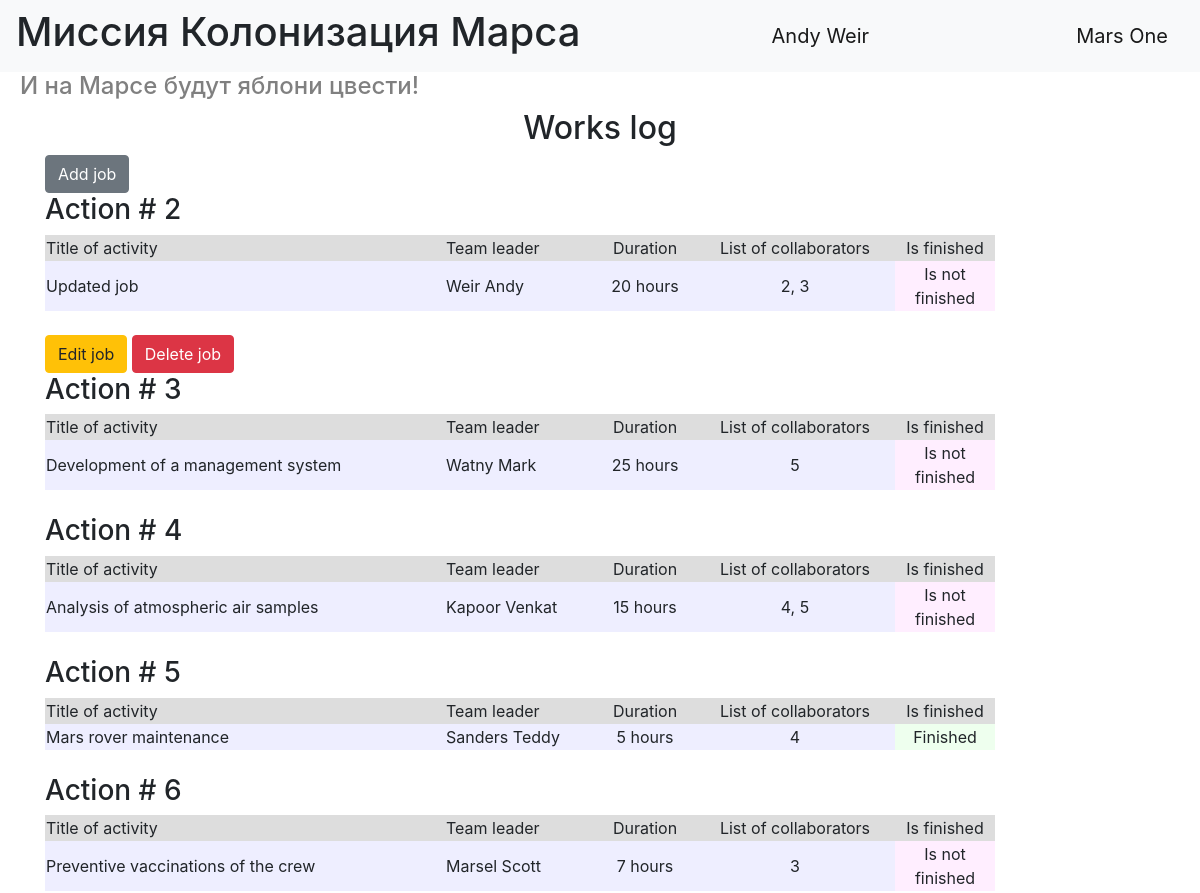
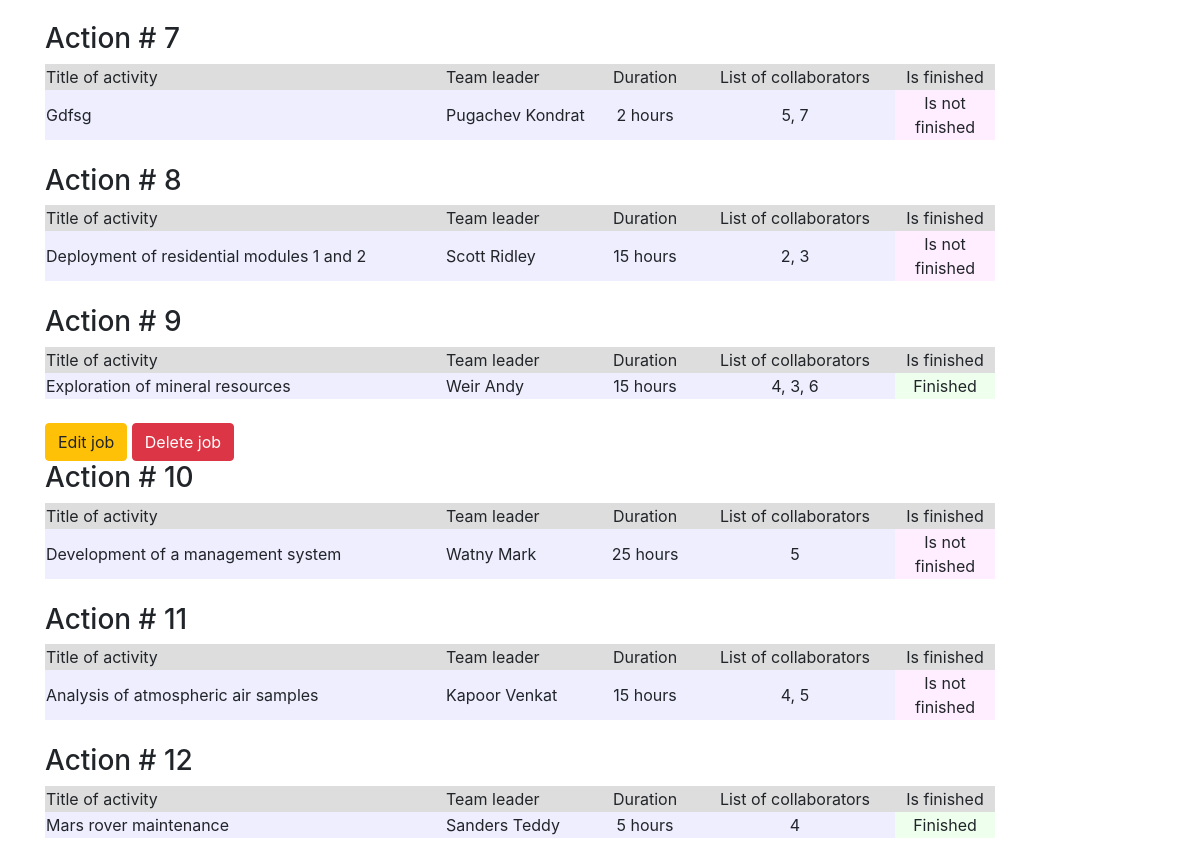
/ (signed in), run on the app's committed database (2 pictures, top to bottom).
### data/users.py (models this page shows, shortened)
class User(SqlAlchemyBase, UserMixin, SerializerMixin):
    __tablename__ = 'users'
    id = sqlalchemy.Column(sqlalchemy.Integer,
                           primary_key=True, autoincrement=True)
    name = sqlalchemy.Column(sqlalchemy.String, nullable=True)
    surname = sqlalchemy.Column(sqlalchemy.String, nullable=True)
    age = sqlalchemy.Column(sqlalchemy.Integer, nullable=True)
    position = sqlalchemy.Column(sqlalchemy.String, nullable=True)
    speciality = sqlalchemy.Column(sqlalchemy.String, nullable=True)
    address = sqlalchemy.Column(sqlalchemy.String, nullable=True)
    email = sqlalchemy.Column(sqlalchemy.String, unique=True, nullable=True)
    hashed_password = sqlalchemy.Column(sqlalchemy.String, nullable=True)
    modified_date = sqlalchemy.Column(sqlalchemy.DateTime, default=datetime.datetime.now)
    jobs = orm.relationship("Jobs", back_populates="user")

### data/jobs.py (models this page shows, shortened)
class Jobs(SqlAlchemyBase, SerializerMixin):
    __tablename__ = 'jobs'
    id = sqlalchemy.Column(sqlalchemy.Integer, primary_key=True, autoincrement=True)
    job = sqlalchemy.Column(sqlalchemy.String, nullable=True)
    work_size = sqlalchemy.Column(sqlalchemy.String, nullable=True, default=0)
    collaborators = sqlalchemy.Column(sqlalchemy.String, nullable=True)
    start_date = sqlalchemy.Column(sqlalchemy.DateTime, default=datetime.datetime.now)
    end_date = sqlalchemy.Column(sqlalchemy.DateTime, default=datetime.datetime.now)
    is_finished = sqlalchemy.Column(sqlalchemy.Boolean, default=True)
    team_leader = sqlalchemy.Column(sqlalchemy.Integer, sqlalchemy.ForeignKey("users.id"))
    user = orm.relationship('User', back_populates="jobs")

### index.py (the view)
@app.route("/")
def index():
    db_sess = db_session.create_session()
    jobs = db_sess.query(Jobs).all()
    users = db_sess.query(User).all()
    names = {name.id: (name.surname, name.name) for name in users}
    return render_template("index.html", jobs=jobs, names=names)

### data/db_session.py (called while the page is built)
def create_session() -> Session:
    global __factory
    return __factory()

### index.py (called while the page is built)
@login_manager.user_loader
def load_user(user_id):
    db_sess = db_session.create_session()
    return db_sess.query(User).get(user_id)

### templates/index.html (shortened to what this page needs)
{% extends "base.html" %}
{% block content %}
<h2 align="center">Works log</h2>
{% if current_user.is_authenticated %}
    <a href="/jobs" class="btn btn-secondary">Add job</a>
{% endif %}
{% for job in jobs %}
<h3>Action # {{ job.id }}</h3>
<div class="table_container">
    <table class="my_table">
        <tr class="my_row">
            <td class="title" width="400px" bgcolor="#dddddd">Title of activity</td>
            <td class="title" width="150px" bgcolor="#dddddd">Team leader</td>
            <td class="title" width="100px" bgcolor="#dddddd" align="center">Duration</td>
            <td class="title" width="200px" bgcolor="#dddddd" align="center">List of collaborators</td>
            <td class="title" width="100px" bgcolor="#dddddd" align="center">Is finished</td>
        </tr>
        <tr class="my_row">
            <td class="ordinary" bgcolor="#eeeeff">{{ job.job.capitalize() if job.job else job.job }}</td>
            <td class="ordinary" bgcolor="#eeeeff">{{ names[job.team_leader][0] }} {{ names[job.team_leader][1] }}</td>
            <td class="ordinary" bgcolor="#eeeeff" align="center">{{ job.work_size }} hours</td>
            <td class="ordinary" bgcolor="#eeeeff" align="center">{{ job.collaborators }}</td>
            {% if job.is_finished %}
            <td class="ordinary" bgcolor="#eeffee" align="center">Finished</td>
            {% else %}
            <td class="ordinary" bgcolor="#ffeeff" align="center">Is not finished</td>
            {% endif %}
        </tr>
    </table>
</div>
<br>
{% if current_user.is_authenticated and (current_user.id == 1 or job.team_leader == current_user.id) %}
    <div>
        <a href="/jobs/{{ job.id }}" class="btn btn-warning">
            Edit job
        </a>
        <a href="/jobs_delete/{{ job.id }}" class="btn btn-danger">
            Delete job
        </a>
    </div>
{% endif %}
{% endfor %}
{% endblock %}

### templates/base.html (shortened to what this page needs)
<!DOCTYPE html>
<html lang="en">
<head>
    <link rel="stylesheet" href="https://stackpath.bootstrapcdn.com/bootstrap/4.4.1/css/bootstrap.min.css">
    <link rel="stylesheet" type="text/css" href="../static/css/style.css" />
</head>
  <body>
    <header>
      <nav class="navbar navbar-light bg-light">
          <h1>Миссия Колонизация Марса</h1>
            {% if current_user.is_authenticated %}
                <a class="navbar-brand" href="/logout">{{ current_user.name }} {{ current_user.surname }}</a>
            {% else %}
            <p>
                <a class="btn btn-primary " href="/register">Зарегистрироваться</a>
                <a class="btn btn-success" href="/login">Войти</a>
            </p>
            {% endif %}
          <a class="navbar-brand" href="/">Mars One</a>
      </nav>
        <h4>И на Марсе будут яблони цвести!</h4>
    </header>
    <main role="main" class="container">
        {% block content %}{% endblock %}
    </main>
  </body>
</html>

### static/css/style.css (style rules this page uses)
h4 { padding-left: 20px; color: grey }

### data on the page
User: name "Andy", surname "Weir"
Jobs: id "2", job "Updated job", team_leader.surname "Weir", team_leader.name "Andy", work_size "20", collaborators "2, 3", is_finished "Is not finished"
Jobs: id "3", job "Development of a management system", team_leader.surname "Watny", team_leader.name "Mark", work_size "25", collaborators "5", is_finished "Is not finished"
Jobs: id "4", job "Analysis of atmospheric air samples", team_leader.surname "Kapoor", team_leader.name "Venkat", work_size "15", collaborators "4, 5", is_finished "Is not finished"
Jobs: id "5", job "Mars rover maintenance", team_leader.surname "Sanders", team_leader.name "Teddy", work_size "5", collaborators "4", is_finished "Finished"
Jobs: id "6", job "Preventive vaccinations of the crew", team_leader.surname "Marsel", team_leader.name "Scott", work_size "7", collaborators "3", is_finished "Is not finished"
Jobs: id "7", job "Gdfsg", team_leader.surname "Pugachev", team_leader.name "Kondrat", work_size "2", collaborators "5, 7", is_finished "Is not finished"
Jobs: id "8", job "Deployment of residential modules 1 and 2", team_leader.surname "Scott", team_leader.name "Ridley", work_size "15", collaborators "2, 3", is_finished "Is not finished"
Jobs: id "9", job "Exploration of mineral resources", team_leader.surname "Weir", team_leader.name "Andy", work_size "15", collaborators "4, 3, 6", is_finished "Finished"
Jobs: id "10", job "Development of a management system", team_leader.surname "Watny", team_leader.name "Mark", work_size "25", collaborators "5", is_finished "Is not finished"
Jobs: id "11", job "Analysis of atmospheric air samples", team_leader.surname "Kapoor", team_leader.name "Venkat", work_size "15", collaborators "4, 5", is_finished "Is not finished"
Jobs: id "12", job "Mars rover maintenance", team_leader.surname "Sanders", team_leader.name "Teddy", work_size "5", collaborators "4", is_finished "Finished"
